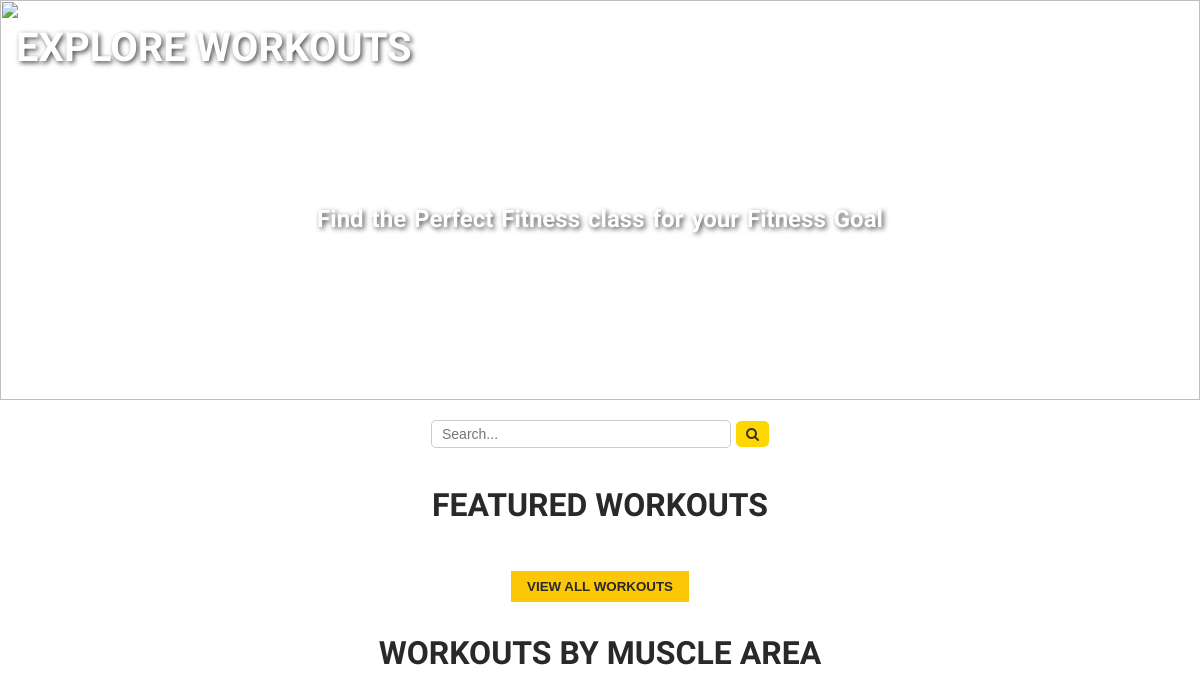
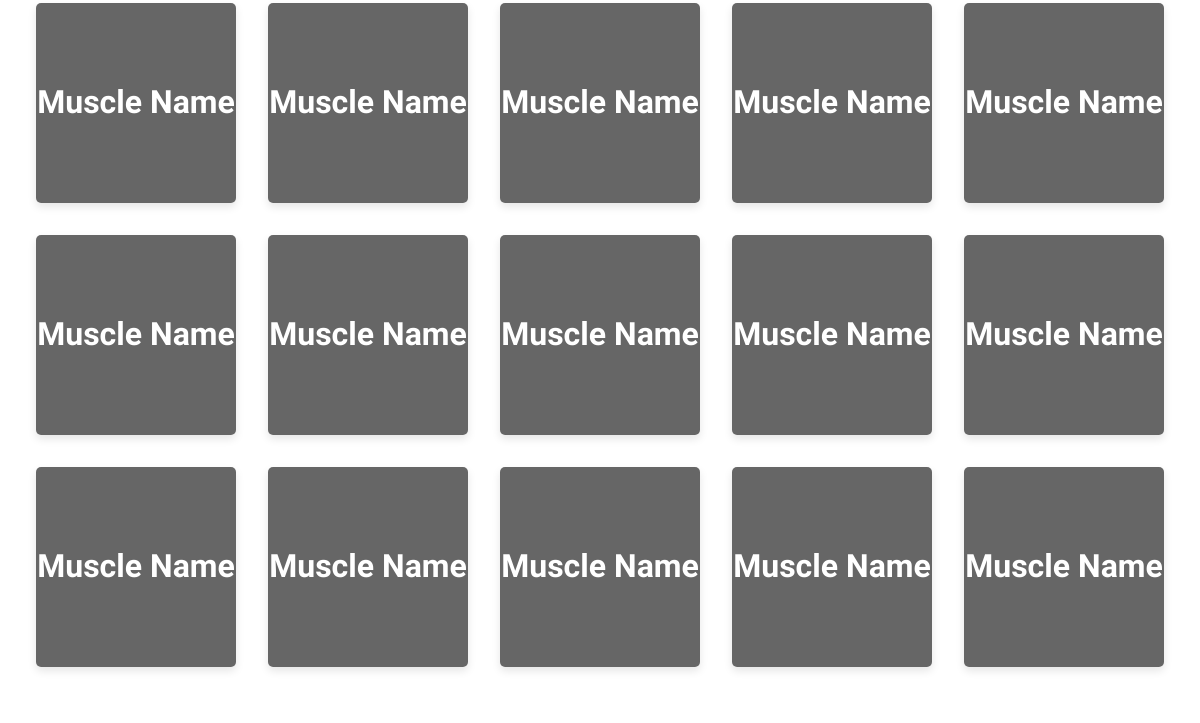
The page /explore-workouts.php (upper part) on the database as committed earlier (2 pictures, top to bottom).
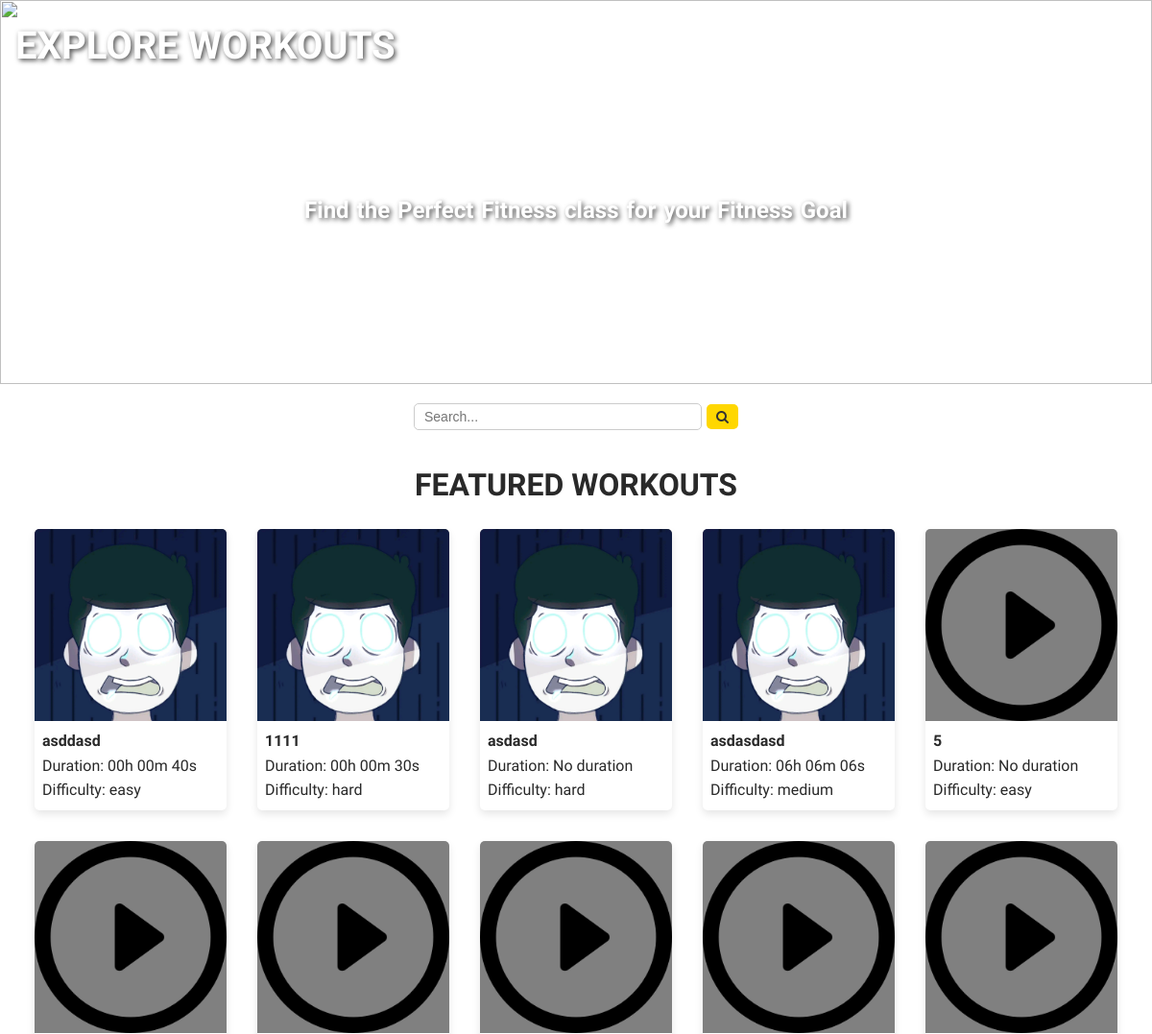
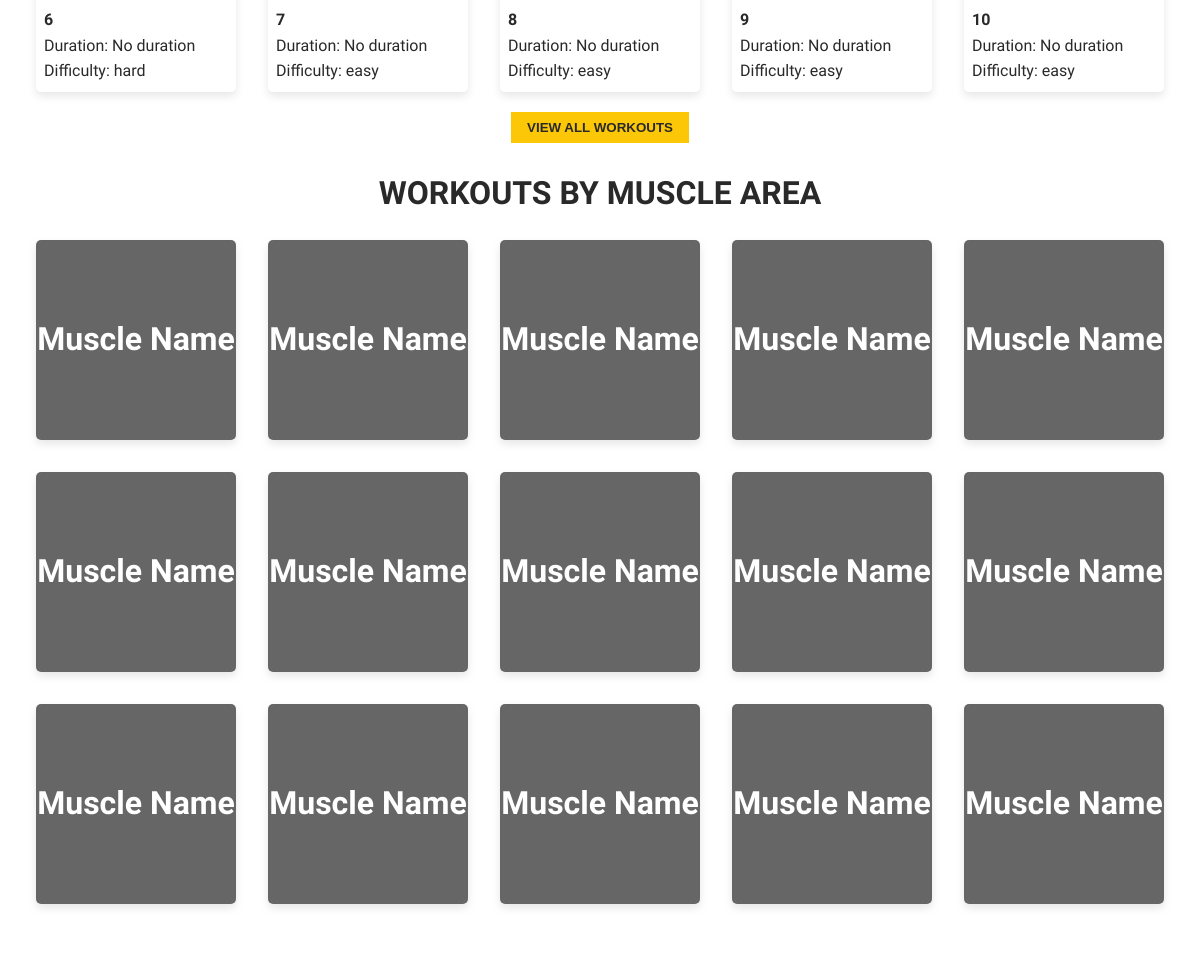
The same page on the database as committed later (2 pictures, top to bottom).
### tables this page shows
CREATE TABLE `workout` (
  `ID` int(11) NOT NULL,
  `userID` int(11) NOT NULL,
  `workoutName` varchar(255) NOT NULL,
  `workoutPicUrl` varchar(500) NOT NULL,
  `workoutDescription` varchar(500) NOT NULL,
  `difficulty` varchar(255) NOT NULL DEFAULT '',
  `status` tinyint(1) NOT NULL DEFAULT 0,
  `dateCreated` datetime NOT NULL DEFAULT current_timestamp(),
  `dateUpdated` datetime DEFAULT NULL
);

### includes/explore-workouts.php (called while the page is built, shortened)
<?php
function get_workouts($conn)
{
    $stmt = $conn->prepare("SELECT `workout`.`ID`, `workout`.`workoutName`, `workout`.`workoutPicUrl`, `workout`.`workoutDescription`, `workout`.`difficulty`, (SELECT SEC_TO_TIME(SUM(TIME_TO_SEC(`duration`))) FROM `workout_exercises` WHERE `workout_exercises`.`workoutID` = `workout`.`ID`) AS `duration` FROM `workout` WHERE `status` = '1' LIMIT 10");
    $stmt->execute();
    $result = $stmt->get_result();
    if ($result->num_rows > 0) {
        $exerciseRows = [];
        while ($rows = $result->fetch_assoc()) {
            if (isset($rows['duration'])) {
                $parts = explode(':', $rows['duration']);
                $durationFormatted = $parts[0] . 'h ' . $parts[1] . 'm ' . $parts[2] . 's';
                $rows['duration'] = $durationFormatted;
            } else {
                $rows['duration'] = 'No duration';
            }
            $exerciseRows[] = $rows;
        }
        return $exerciseRows;
    } else {
        return [];
    }
}

### explore-workouts.php (the view, shortened to what this page needs)
<?php
require_once("./includes/auth.php");
require_once("./includes/explore-workouts.php");
?>
<!DOCTYPE html>
<html lang="en">
<head>
  <?php require_once "./components/global_css.php" ?>
  <link rel="stylesheet" href="./css/explore-workouts.css">
</head>
<body>
  <header class="header">
    <img src="./assets/explore.jpg" />
    <div class="header-content">
      <h1>EXPLORE WORKOUTS</h1>
      <p>Find the Perfect Fitness class for your Fitness Goal</p>
    </div>
  </header>
  <div class="search-container">
    <input type="text" class="search-bar" placeholder="Search...">
    <button class="search-btn"><i class="fa fa-search" aria-hidden="true"></i></button>
  </div>
  <div class="main-container">
    <h1>FEATURED WORKOUTS</h1>
    <section class="classes-grid">
      <?php foreach (get_workouts($conn) as $rows): ?>
        <a href="./workout.php?id=<?= htmlspecialchars($rows['ID']) ?>">
          <div class="class-item">
            <img src="./admin/images/workouts/<?= htmlspecialchars($rows['workoutPicUrl']) ?>">
            <div>
              <p><b><?= htmlspecialchars($rows['workoutName']) ?></b></p>
              <p>Duration: <?= htmlspecialchars($rows['duration']) ?></p>
              <p>Difficulty: <?= htmlspecialchars($rows['difficulty']) ?></p>
            </div>
          </div>
        </a>
      <?php endforeach; ?>
    </section>
    <div class="explore-button"><a href="all-workouts.php"><button type="button">VIEW ALL WORKOUTS</button></a></div>
    <br>
    <h1>WORKOUTS BY MUSCLE AREA</h1>
    <section class="classes-grid">
      <?php for ($i = 1; $i <= 15; $i++) : ?>
        <div class="exercise-item">
          <img src="https://picsum.photos/200/200">
          <p><b>Muscle Name</b></p>
        </div>
      <?php endfor; ?>
    </section>
  </div>
</body>
</html>

Rows that differ between the two databases and show on the page:
now on this page (row edited): workout: workoutPicUrl (picture), workoutName "asddasd", duration "00h 00m 40s", difficulty "easy"
now on this page (row edited): workout: workoutPicUrl (picture), workoutName "1111", duration "00h 00m 30s", difficulty "hard"
now on this page (row edited): workout: workoutPicUrl (picture), workoutName "asdasd", duration "No duration", difficulty "hard"
added workout: workoutPicUrl (picture), workoutName "asdasdasd", duration "06h 06m 06s", difficulty "medium"
added workout: workoutPicUrl (picture), workoutName "5", duration "No duration", difficulty "easy"
added workout: workoutPicUrl (picture), workoutName "6", duration "No duration", difficulty "hard"
added workout: workoutPicUrl (picture), workoutName "7", duration "No duration", difficulty "easy"
added workout: workoutPicUrl (picture), workoutName "8", duration "No duration", difficulty "easy"
added workout: workoutPicUrl (picture), workoutName "9", duration "No duration", difficulty "easy"
added workout: workoutPicUrl (picture), workoutName "10", duration "No duration", difficulty "easy"
